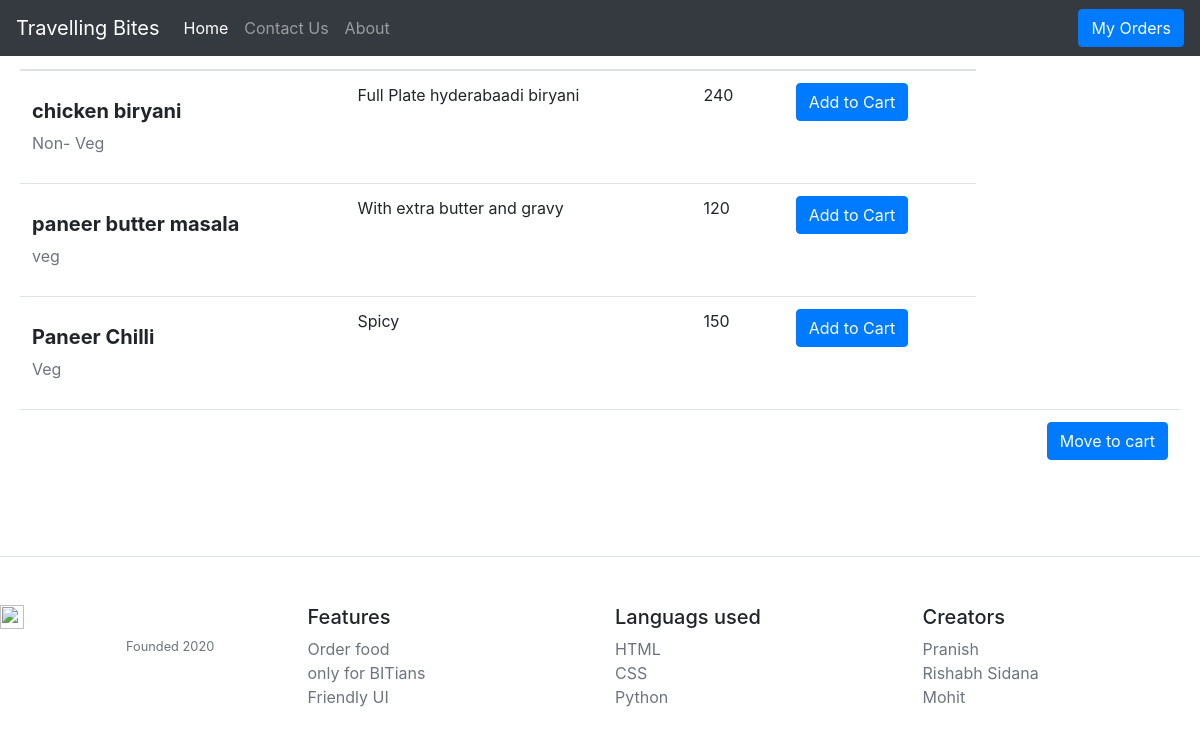
The page /menu/ (signed in) on the database its author committed.
### shop/models.py (models this page shows, shortened)
class item(models.Model):
    item_id = models.AutoField
    item_name = models.CharField(max_length=50)
    category = models.CharField(max_length=50, default="")
    price = models.IntegerField(default=0)
    desc = models.CharField(max_length=300)
    image = models.ImageField(upload_to='shop/images', default="")

### shop/middlewares/auth.py (the view)
    def middleware(request):
        if not request.session.get('username'):
           return redirect('loginpage')
        else:
            response = get_response(request)
            return response

### shop/templates/shop/menu_page.html (shortened to what this page needs)
<!doctype html>
<html lang="en">
<head>
    <link rel="stylesheet" href="https://cdn.jsdelivr.net/npm/bootstrap@4.5.3/dist/css/bootstrap.min.css"
>
</head>
<body>
    {% load cart %}
    <nav class="navbar navbar-expand-md navbar-dark fixed-top bg-dark">
        <a class="navbar-brand" href="#">Travelling Bites</a>
        <div class="collapse navbar-collapse" id="navbarCollapse">
            <ul class="navbar-nav mr-auto">
                <li class="nav-item active">
                    <a class="nav-link" href="#">Home <span class="sr-only">(current)</span></a>
                </li>
                <li class="nav-item">
                    <a class="nav-link" href="#">Contact Us</a>
                </li>
                <li class="nav-item">
                    <a class="nav-link" href="#">About</a>
                </li>
            </ul>
            <form action="myorders" method="GET">
                <button type="submit" class="btn btn-primary btn-rounded waves-effect waves-light">My Orders
                </button>
            </form>
        </div>
    </nav>
    <div class="card-body">
        <div class="table-responsive">
            <table class="table product-table">
                <thead class="mdb-color lighten-5">
                    <tr>
                        <th class="font-weight-bold">
                            <strong>Dish</strong>
                        </th>
                        <th class="font-weight-bold">
                            <strong>Description</strong>
                        </th>
                        <th class="font-weight-bold">
                            <strong>Price</strong>
                        </th>
                    </tr>
                </thead>
                <tbody>
                    {% for item in items %}
                    <tr>
                        <td>
                            <h5 class="mt-3">
                                <strong>{{item.item_name}}</strong>
                            </h5>
                            <p class="text-muted">{{item.category}}</p>
                        </td>
                        <td>{{item.desc}}</td>
                        <td>{{item.price}} </td>
                        <td>
                            <form action='menu' method="POST" >
                                {% if item|is_in_cart:request.session.cart %}
                                <form action="menu" class="col-2 " method="POST" >
                                    {% csrf_token %}
                                    <input hidden type="text" name='prod' value='{{item.id}}'>
                                    <input hidden type="text" name='remove' value='True'>
                                    <input type="submit" value=" - " class="btn btn-primary">
                                </form>
                                <div class="text-center col">{{item|cart_quantity:request.session.cart}} in Cart</div>
                                <form action="menu" class="col-2 " method="POST">
                                    {% csrf_token %}
                                    <input hidden type="text" name='prod' value='{{item.id}}'>
                                    <input hidden type="number" name='remove' value='True'>
                                    <input type="submit" value=" + " class="btn btn-primary">
                                </form>
                                {% else %}
                                <form action='menu/#{{item.id}}' method="POST">
                                    <input type="submit" class="btn btn-primary" value="Add to Cart">
                                </form>
                            </form>
                        </td>
                    </tr>
                    {% endif %}
                    {% endfor %}
                    <tr>
                        <td colspan="3"></td>
                        <td class="text-right">
                        </td>
                        <td colspan="3" class="text-right">
                            <form action='cart' method='POST'> {% csrf_token %}
                                <button type="submit" class="btn btn-primary" style="float: right";>Move to cart</button>
                            </form>
                        </td>
                    </tr>
                </tbody>
            </table>
        </div>
    </div>
    <footer class="pt-4 my-md-5 pt-md-5 border-top">
        <div class="row">
            <div class="col-12 col-md">
                <img class="mb-2"
                    src="https://travhancock.com/wp-content/uploads/2016/04/printable-letter-greatvibes-t.jpg" alt=""
                    width="24" height="24">
                <small
                    class="d-block mb-3 text-muted">&nbsp;&nbsp;&nbsp;&nbsp;&nbsp;&nbsp;&nbsp;&nbsp;&nbsp;&nbsp;&nbsp;&nbsp;&nbsp;&nbsp;&nbsp;&nbsp;&nbsp;&nbsp;&nbsp;&nbsp;&nbsp;&nbsp;&nbsp;&nbsp;&nbsp;&nbsp;&nbsp;&nbsp;&nbsp;&nbsp;&nbsp;&nbsp;&nbsp;&nbsp;&nbsp;Founded
                    2020</small>
            </div>
            <div class="col-6 col-md">
                <h5>Features</h5>
                <ul class="list-unstyled text-small">
                    <li><a class="text-muted" href="#">Order food</a></li>
                    <li><a class="text-muted" href="#">only for BITians</a></li>
                    <li><a class="text-muted" href="#">Friendly UI</a></li>
                </ul>
            </div>
            <div class="col-6 col-md">
                <h5>Languags used</h5>
                <ul class="list-unstyled text-small">
                    <li><a class="text-muted" href="#">HTML</a></li>
                    <li><a class="text-muted" href="#">CSS</a></li>
                    <li><a class="text-muted" href="#">Python</a></li>
                </ul>
            </div>
            <div class="col-6 col-md">
                <h5>Creators</h5>
                <ul class="list-unstyled text-small">
                    <li><a class="text-muted" href="#">Pranish</a></li>
                    <li><a class="text-muted" href="#">Rishabh Sidana</a></li>
                    <li><a class="text-muted" href="#">Mohit</a></li>
                </ul>
            </div>
        </div>
    </footer>
</body>
</html>

### rows shown on the page
item: item_name "chicken biryani", category "Non- Veg", desc "Full Plate hyderabaadi biryani", price "240"
item: item_name "paneer butter masala", category "veg", desc "With extra butter and gravy", price "120"
item: item_name "Paneer Chilli", category "Veg", desc "Spicy", price "150"
